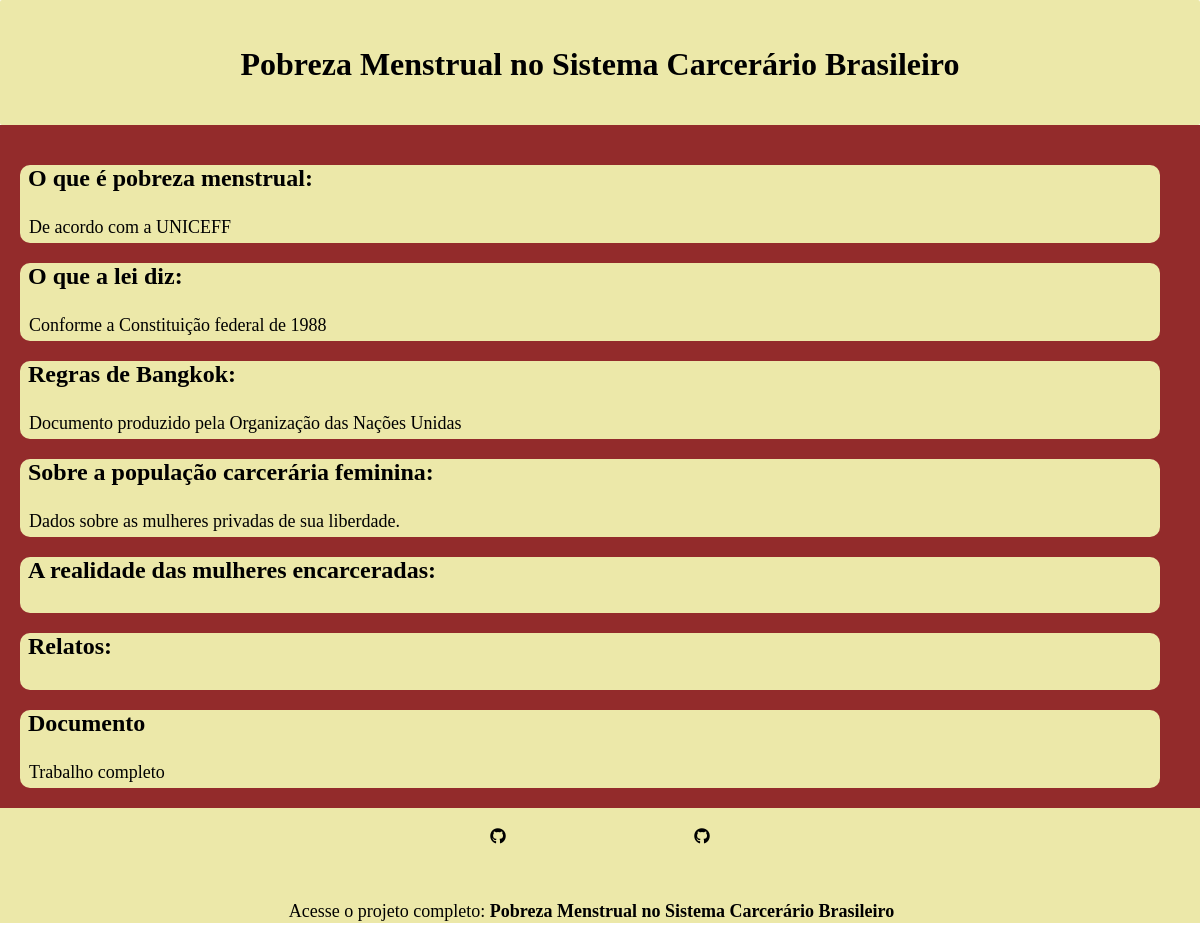
Before: / with the older database file.
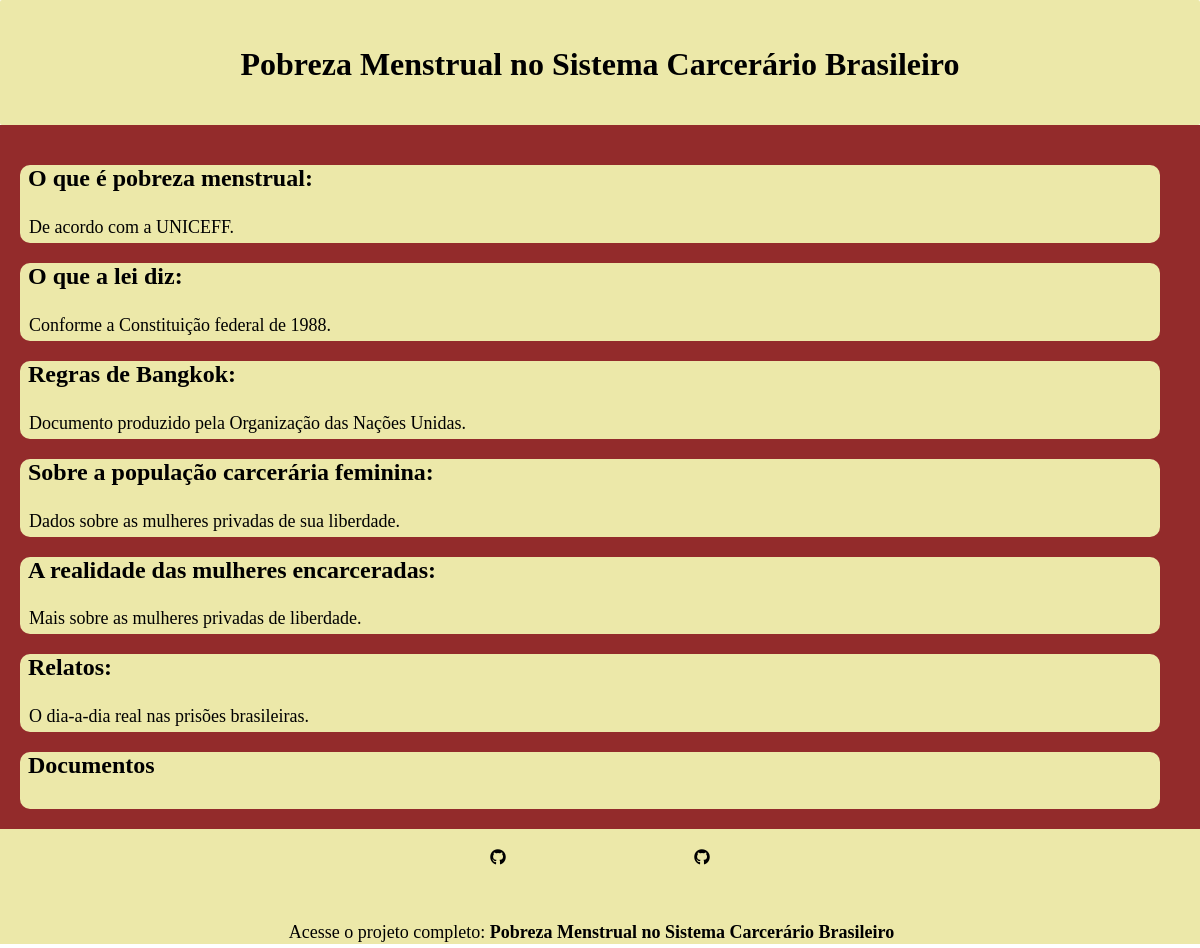
After: the same page with the newer database file.
### tables this page shows
CREATE TABLE `artigo` (
  `artigoid` int(11) NOT NULL,
  `titulo` varchar(60) NOT NULL,
  `subtitulo` varchar(100) DEFAULT NULL,
  `imgprincipal` varchar(255) NOT NULL,
  `texto` longtext NOT NULL,
  `autor` text DEFAULT NULL
);

### index.php (the view, shortened to what this page needs)
<?php
include_once 'conexao.php';
?>
 <link rel="stylesheet" href="style.css?t=<?php echo date('YmdHis').rand(1,999999)?>">
 <link rel="stylesheet" href="https://cdnjs.cloudflare.com/ajax/libs/font-awesome/6.0.0-beta3/css/all.min.css">
</head>
<body>
  <header>
  <h1 class="titulo">Pobreza Menstrual no Sistema Carcerário Brasileiro</h1>
  </header>
 <main id="index" class="container">
    <div class="row">
    <?php
    $sql = "SELECT * FROM artigo";
    $result = mysqli_query( $conexao, $sql );
    while($row = mysqli_fetch_array($result)){
    ?>
      <div class="block">
        <h2><a class = "cordolink" href="artigo.php?id=<?php echo $row['artigoid'];?>"><?php echo $row['titulo'];?></a></h2>
        <p href="artigo.php?id=<?php echo $row['artigoid'];?>"><?php echo $row['subtitulo'];?></p>
      </div>
      <?php
        }
      ?>
    </div>
    <footer>
    <a class="trabalho" href="https://github.com/annalialira" target="_blank"><i class="fa-brands fa-github"></i></a>
    <a class="trabalho" href="https://github.com/GiovannaPandolfo" target="_blank"><i class="fa-brands fa-github"></i></a>
    <p class="trabalho">Acesse o projeto completo: <a href="https://senacrsedu-my.sharepoint.com/:w:/g/personal/04446713078_senacrs_edu_br/ETS8ZVuFlMdBnrGr1kf4kSIBOkLrLVimdxusgHfzWuTmRQ?e=Pe5fn0" ><strong>Pobreza Menstrual no Sistema Carcerário Brasileiro</strong></a></p>
    </footer>
</body>

### conexao.php (shortened to what this page needs)
<!DOCTYPE html>
<html lang="en">
<head>
    <link rel="stylesheet" href="script.js">

### style.css (style rules this page uses)
body { margin: 0; padding: 0; }
header { background-color: rgb(236, 232, 169); height: 75px; padding: 25px; text-align: center; border-radius: 2px; }
main { background-color: #932b2b; padding: 20px; height: 700px; justify-content: center; }
.block { flex: 1; background-color: rgb(236, 232, 169); margin-right: 20px; margin-bottom: 20px; border-radius: 10px; }
.block p { margin-left: 4px; }
.trabalho a { color: black; }
.cordolink { color: black; }
h2, p { margin-left: 8px; }
footer { background-color: rgb(236, 232, 169); height: 75px; text-align: center; padding: 20px; margin-right: -20px; margin-left: -20px; margin-bottom: 20px; color: rgb(248, 246, 217); }
a { text-decoration: none; }
p { text-align: justify; padding: 5px; margin-right: 25px; font-size: large; }
.trabalho { color: black; text-align: center; }
i { width: 200px; height: 50px; }

Changed rows visible on the page:
changed artigo "O que é pobreza menstrual:": subtitulo "De acordo com a UNICEFF" → "De acordo com a UNICEFF."
changed artigo "O que a lei diz:": subtitulo "Conforme a Constituição federal de 1988" → "Conforme a Constituição federal de 1988."
changed artigo "Regras de Bangkok:": subtitulo "Documento produzido pela Organização das Nações Unidas" → "Documento produzido pela Organização das Nações Unidas."
changed artigo "A realidade das mulheres encarceradas:": subtitulo (not shown) → "Mais sobre as mulheres privadas de liberdade."
changed artigo "Relatos:": subtitulo (not shown) → "O dia-a-dia real nas prisões brasileiras."
changed artigo: titulo "Documento" → "Documentos"; subtitulo "Trabalho completo" → (not shown)
